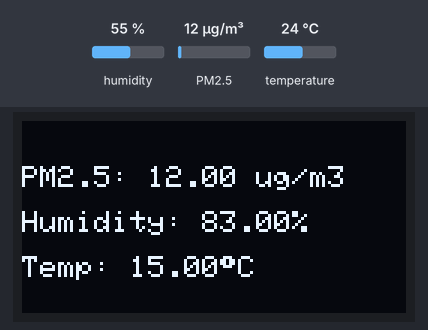
The sketch below on a simulated ESP8266 (NodeMCU). On the bench: 128×64 one-colour display. The inputs (shaded band) are chosen by the test bench; at power-on: humidity 55 %, PM2.5 12 µg/m³, temperature 24 °C. WiFi joins after 1.5 s; servers stay silent unless stated; what the sketch prints to the serial monitor is not drawn.

Above: at 3.0 s.
3.1 s: humidity set to 22 %
At 4.7 s:
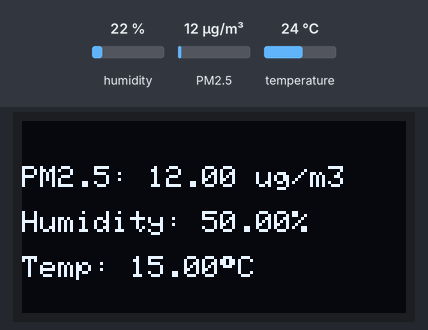
5.4 s: PM2.5 set to 6 µg/m³
At 5.9 s:
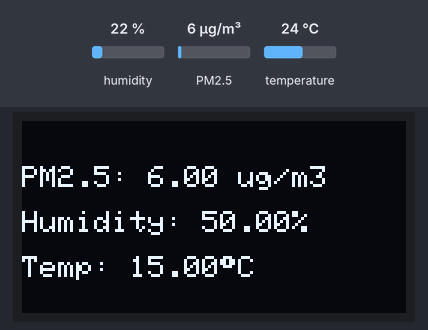
6.9 s: temperature set to 12 °C
At 10.8 s:
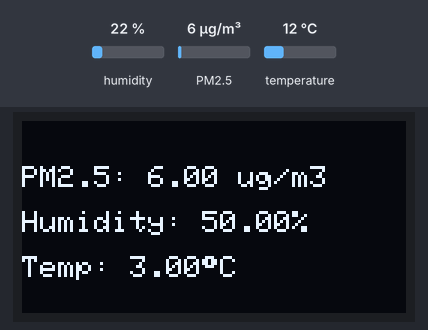
11.5 s: PM2.5 set to 75 µg/m³
At 11.9 s:
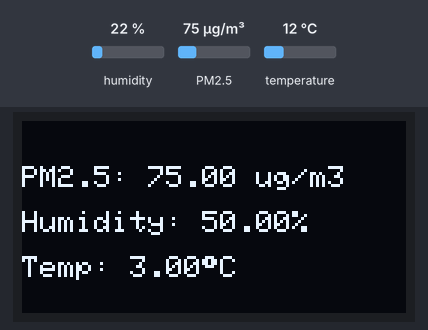
13.1 s: humidity set to 40 %
At 16.9 s:
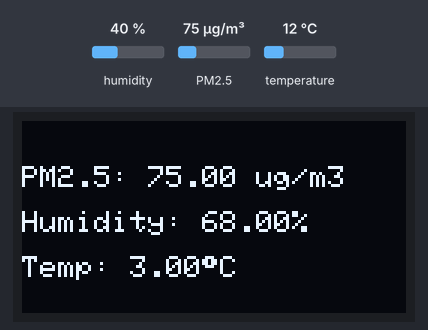
17.7 s: PM2.5 set to 150 µg/m³
At 18.0 s:
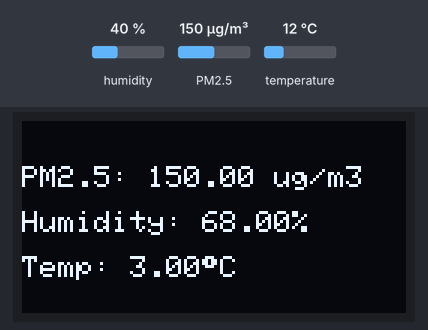
Timing chart, 0 to 20.2 s (numbered marks = the images above; inputs shaded):
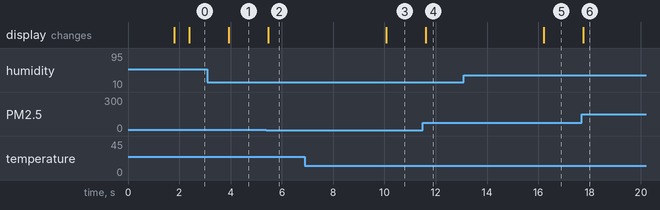

The sketch:

PM2.5_monitoring.ino
```cpp
#include <Blynk.h>
#include <SPI.h>
#include <Wire.h>
#include <Adafruit_GFX.h>
#include <Adafruit_SH110X.h>
#include <GP2YDustSensor.h>
#include "DHT.h"
#include <ESP8266WiFi.h>
#include <BlynkSimpleEsp8266.h>

#define BLYNK_PRINT Serial
#define DHTPIN 2
#define DHTTYPE DHT22

#define BLYNK_TEMPLATE_ID "TMPL6HbzxwGwr"
#define BLYNK_TEMPLATE_NAME "Skripsi Project"
#define BLYNK_AUTH_TOKEN "AC1E_naOCdKSp_CC9eU-oJ4eoN0f7NPU"

#define i2c_Address 0x3c

#define SCREEN_WIDTH 128
#define SCREEN_HEIGHT 64
#define OLED_RESET -1
Adafruit_SH1106G display = Adafruit_SH1106G(SCREEN_WIDTH, SCREEN_HEIGHT, &Wire, OLED_RESET);

const uint8_t SHARP_LED_PIN = 14;
const uint8_t SHARP_VO_PIN = A0;

GP2YDustSensor dustSensor(GP2YDustSensorType::GP2Y1010AU0F, SHARP_LED_PIN, SHARP_VO_PIN);
DHT dht(DHTPIN, DHTTYPE);

char ssid[] = "testport";
char pass[] = "ikanteri";

float hum;
float temp;
float p = dustSensor.getDustDensity();
float h = dht.readHumidity();
float t = dht.readTemperature();


BlynkTimer timer;
void myTimer()
{
  Blynk.virtualWrite(V1, dustSensor.getDustDensity());
  Blynk.virtualWrite(V2, hum);
  Blynk.virtualWrite(V3, temp);
}

void setup()   {
  Serial.begin(9600);
  Blynk.begin(BLYNK_AUTH_TOKEN, ssid, pass);
  dustSensor.begin();
  dht.begin();
  timer.setInterval(500L, myTimer);
  display.begin(i2c_Address, true);
  display.clearDisplay();
  display.display();
}


 void loop(){
  //dht calibrate
  hum = dht.readHumidity();
  temp = dht.readTemperature();
  hum = hum + 28.0;
  temp = temp - 9;
  Serial.print("Dust density: ");
  Serial.print(dustSensor.getDustDensity());
  Serial.println(" ug/m3");
  Serial.print("Humidity: ");
  Serial.print(hum);
  Serial.println(" %");
  Serial.print("Temperature: ");
  Serial.print(temp);
  Serial.println(" °C");
  delay(500);

  display.setTextSize(1.9);
  display.setTextColor(SH110X_WHITE);

  display.setCursor(0, 15);
  display.write("PM2.5: ");
  display.print(dustSensor.getDustDensity());
  display.println(" ug/m3");

  display.setCursor(0, 30);
  display.write("Humidity: ");
  display.print(hum);
  display.print("%");

  display.setCursor(0, 45);
  display.write("Temp: ");
  display.print(temp);
  display.print(char(247));
  display.print("C");

  display.display();
  display.clearDisplay();
  delay(1000);

  Blynk.run();
  timer.run();
}
```

Measured:
- after the input at 3.1 s, the display: changes after 0.83 s (image 1)
- after the input at 5.4 s, the display: changes after 0.07 s (image 2)
- after the input at 6.9 s, the display: changes after 3.2 s (image 3)
- after the input at 11.5 s, the display: changes after 0.11 s (image 4)
- after the input at 13.1 s, the display: changes after 3.1 s (image 5)
- after the input at 17.7 s, the display: changes at once (image 6)
